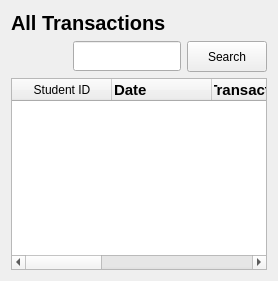
          <widget class="QWidget" name="all_transactions_page">
           <layout class="QVBoxLayout" name="verticalLayout_4">
            <item>
             <widget class="QLabel" name="label_4">
              <property name="font">
               <font>
                <pointsize>15</pointsize>
                <bold>true</bold>
               </font>
              </property>
              <property name="text">
               <string>All Transactions</string>
              </property>
             </widget>
            </item>
            <item>
             <layout class="QHBoxLayout" name="horizontalLayout">
              <item>
               <spacer name="horizontalSpacer_2">
                <property name="orientation">
                 <enum>Qt::Horizontal</enum>
                </property>
                <property name="sizeHint" stdset="0">
                 <size>
                  <width>40</width>
                  <height>20</height>
                 </size>
                </property>
               </spacer>
              </item>
              <item>
               <widget class="QLineEdit" name="lineEdit_4">
                <property name="minimumSize">
                 <size>
                  <width>0</width>
                  <height>30</height>
                 </size>
                </property>
                <property name="maximumSize">
                 <size>
                  <width>250</width>
                  <height>16777215</height>
                 </size>
                </property>
               </widget>
              </item>
              <item>
               <widget class="QPushButton" name="pushButton_13">
                <property name="minimumSize">
                 <size>
                  <width>0</width>
                  <height>31</height>
                 </size>
                </property>
                <property name="text">
                 <string>Search</string>
                </property>
               </widget>
              </item>
             </layout>
            </item>
            <item>
             <widget class="QTableWidget" name="tableWidget">
              <property name="sizePolicy">
               <sizepolicy hsizetype="Expanding" vsizetype="Expanding">
                <horstretch>21</horstretch>
                <verstretch>0</verstretch>
               </sizepolicy>
              </property>
              <column>
               <property name="text">
                <string>Student ID</string>
               </property>
              </column>
              <column>
               <property name="text">
                <string>Date</string>
               </property>
               <property name="font">
                <font>
                 <pointsize>11</pointsize>
                 <bold>true</bold>
                </font>
               </property>
               <property name="textAlignment">
                <set>AlignJustify|AlignVCenter</set>
               </property>
              </column>
              <column>
               <property name="text">
                <string>Transaction_ID</string>
               </property>
               <property name="font">
                <font>
                 <pointsize>11</pointsize>
                 <bold>true</bold>
                </font>
               </property>
              </column>
              <column>
               <property name="text">
                <string>Learners Name</string>
               </property>
               <property name="font">
                <font>
                 <pointsize>11</pointsize>
                 <bold>true</bold>
                </font>
               </property>
               <property name="textAlignment">
                <set>AlignJustify|AlignVCenter</set>
               </property>
              </column>
              <column>
               <property name="text">
                <string>Surname</string>
               </property>
               <property name="font">
                <font>
                 <pointsize>11</pointsize>
                 <bold>true</bold>
                </font>
               </property>
               <property name="textAlignment">
                <set>AlignJustify|AlignVCenter</set>
               </property>
              </column>
              <column>
               <property name="text">
                <string>Amount Paid(R)</string>
               </property>
               <property name="font">
                <font>
                 <pointsize>11</pointsize>
                 <bold>true</bold>
                </font>
               </property>
               <property name="textAlignment">
                <set>AlignCenter</set>
               </property>
              </column>
             </widget>
            </item>
           </layout>
          </widget>
